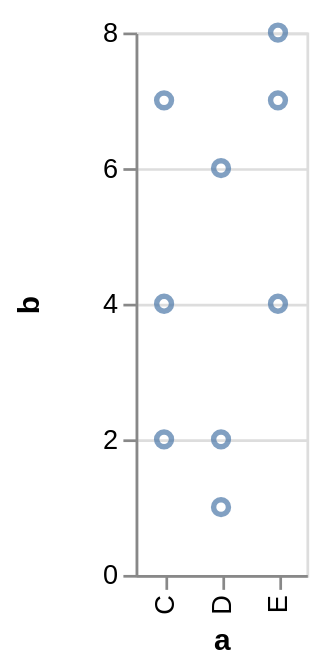

Specify this chart in Vega-Lite:
### Vega specification from a JSON file in a GitHub repository (floating-point values rounded to 4 significant figures)
{"$schema": "https://vega.github.io/schema/vega/v3.0.json", "autosize": "pad", "padding": 5, "height": 200, "style": "cell", "data": [{"name": "source_0", "values": [{"a": "C", "b": 2}, {"a": "C", "b": 7}, {"a": "C", "b": 4}, {"a": "D", "b": 1}, {"a": "D", "b": 2}, {"a": "D", "b": 6}, {"a": "E", "b": 8}, {"a": "E", "b": 4}, {"a": "E", "b": 7}]}, {"name": "data_0", "source": "source_0", "transform": [{"type": "formula", "expr": "toNumber(datum[\"b\"])", "as": "b"}, {"type": "filter", "expr": "datum[\"b\"] !== null && !isNaN(datum[\"b\"])"}]}], "signals": [{"name": "x_step", "value": 21}, {"name": "width", "update": "bandspace(domain('x').length, 1, 0.5) * x_step"}], "marks": [{"name": "marks", "type": "symbol", "style": ["point"], "from": {"data": "data_0"}, "encode": {"update": {"opacity": {"value": 0.7}, "stroke": {"value": "#4c78a8"}, "fill": {"value": "transparent"}, "x": {"scale": "x", "field": "a"}, "y": {"scale": "y", "field": "b"}}}}], "scales": [{"name": "x", "type": "point", "domain": {"data": "data_0", "field": "a", "sort": true}, "range": {"step": {"signal": "x_step"}}, "padding": 0.5}, {"name": "y", "type": "linear", "domain": {"data": "data_0", "field": "b"}, "range": [{"signal": "height"}, 0], "nice": true, "zero": true}], "axes": [{"scale": "x", "orient": "bottom", "title": "a", "encode": {"labels": {"update": {"angle": {"value": 270}, "align": {"value": "right"}, "baseline": {"value": "middle"}}}}, "zindex": 1}, {"scale": "y", "orient": "left", "labelOverlap": true, "tickCount": {"signal": "ceil(height/40)"}, "title": "b", "zindex": 1}, {"scale": "y", "orient": "left", "grid": true, "tickCount": {"signal": "ceil(height/40)"}, "gridScale": "x", "domain": false, "labels": false, "maxExtent": 0, "minExtent": 0, "ticks": false, "zindex": 0}], "config": {"axisY": {"minExtent": 30}}}
